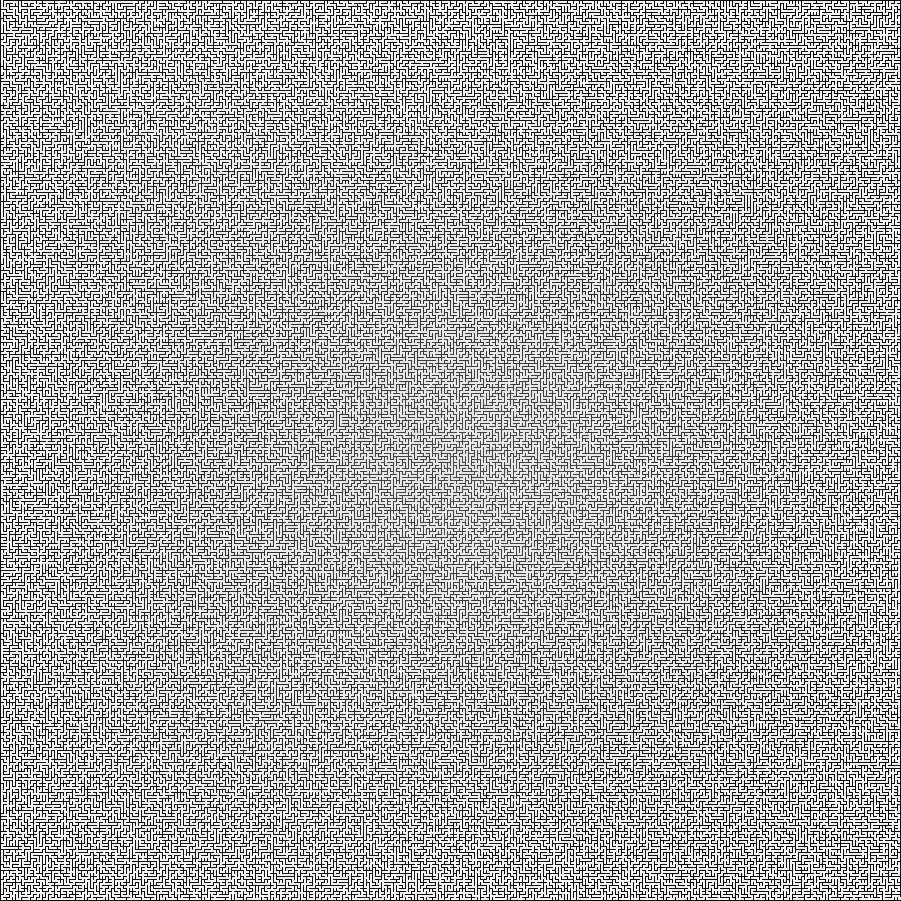
#> input picture maze0.png, 1802 x 1802 px (shown at 1/2 size)
$ python maze-solver.py   (Python 2 division)
#> lines starting #> are read from the running program, lines starting #| are printed output that depends on the picture
"""Depth first search and breadth first search maze solving implementations"""

__author__ = "Daniel Zurawski"
__email__ = "djzurawski@gmail.com"
__license__ = "MIT"
__version__ = "1.0"

"""Python image library required. python-pil package in apt"""
import Image
import os

BLACK = (0, 0, 0)
GREEN = (0, 255, 0)
RED = (255, 0, 0)
WHITE = (255, 255, 255)

def dfs_search(image, x, y, save_frames):
    """performs iterative depth first search starting at maze entrance (x,y)"""

    pix = image.load()
    (xmax, ymax) = image.size
    frame_number = 0

    #Good number for making DFS animated gifs
    frame_interval = 2000

    stack = []
    stack.append((x, y))

    #parent_map keeps track of what pixel discovered each new pixel for the
    #purpose of coloring the maze solution later. Help from Stack Overflow
    #http://stackoverflow.com/questions/12864004/tracing-and-returning-a-path-in-depth-first-search"""
    parent_map = {}

    while stack:

        (x, y) = stack.pop()

        #If exit found, color solution path red.
        if x == EXIT_X and y in EXIT_Y:
            print "Solution found!"
            color_solution(image, parent_map, x, y)
            return

        #if pixel not discovered or is a wall
        if image.getpixel((x, y))[0] != 0:

            #label as discovered
            pix[x, y] = GREEN

            #if user decided to save frames, save frame at defined interval
            if save_frames and (frame_number % frame_interval == 0):
                save_frame(image, frame_number)

            frame_number = frame_number + 1

            #push undiscovered edges but do bounds checking first.
            #Re-arrange order of if statements to get different DFS paths
            if x - 1 >= 0:
                stack.append((x-1, y))
                if (x-1, y) not in parent_map:
                    parent_map[(x-1, y)] = (x, y)

            if x+1 < xmax:
                stack.append((x+1, y))
                if (x+1, y) not in parent_map:
                    parent_map[(x+1, y)] = (x, y)

            if y-1 >= 0:
                stack.append((x, y-1))
                if (x, y-1) not in parent_map:
                    parent_map[(x, y-1)] = (x, y)

            if y +1 < ymax:
                stack.append((x, y+1))
                if (x, y+1) not in parent_map:
                    parent_map[(x, y+1)] = (x, y)


# [60 lines left out: function bfs_search, not called in this run]


def normalize_rgb(image):
    """Maze RGB values werent exactly 0 or 255 for black and white respectively.
        Black was in the range ~10-15 and black ~245-255. This ensures black
        and white values are 0 or 255"""

    pix = image.load()

    for x in xrange(image.size[0]):
        for y in xrange(image.size[1]):
            if image.getpixel((x, y))[0] < 200:
                pix[x, y] = BLACK
            else:
                pix[x, y] = WHITE


def color_solution(image, node_dict, x, y):
    """Colors maze solution red"""

    pix = image.load()
    pix[x, y] = RED

    while x != START_X or y != START_Y:
        (x, y) = node_dict[(x, y)]
        pix[x, y] = RED

# [8 lines left out: function save_frame, not called in this run]


if __name__ == '__main__':

    #examine maze image to determine start pixels and exit pixels
    START_X = 2
    START_Y = 0
    EXIT_X = 1801
    EXIT_Y = (1794, 1795, 1796, 1798, 1799)

    im = Image.open("maze0.png")
#> im is the input picture: PIL image 1802x1802 RGB; min 1, max 251, mean 170
    normalize_rgb(im)
#> im: PIL image 1802x1802 RGB; 66.5% white; black in thin lines or dots

    #change False to True to save progress images
    dfs_search(im, START_X, START_Y, False)
#> after the loop in dfs_search, `while stack:`:
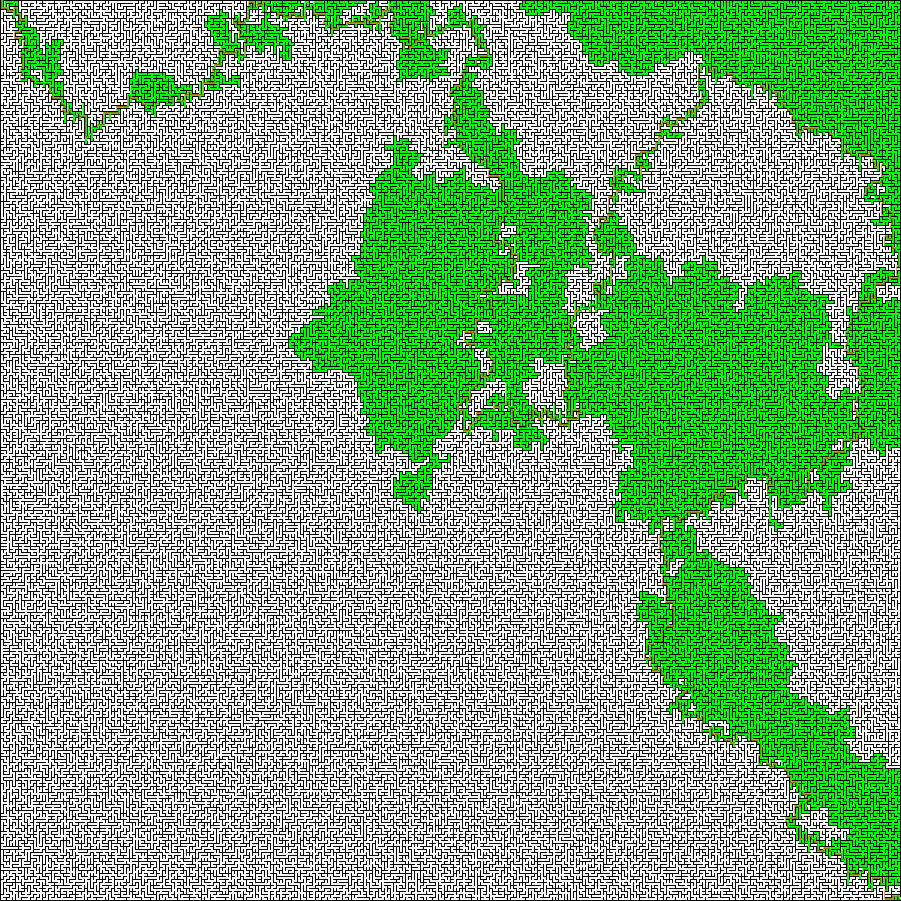
#> image: PIL image 1802x1802 RGB (shown at 1/2 size); mean R, G, B 125.5, 168.8, 124.7
#> after the loop in dfs_search, `while stack:`: frame_number = 571570; parent_map = 839841 items; stack = 99735 items
    #bfs_search(im, START_X, START_Y, False)

    im.save("solved_maze.png")
